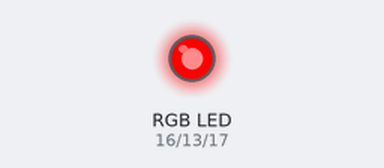
This sketch was run on a simulated Arduino Uno, built with avr-gcc and run on an emulated ATmega328P. Parts: an RGB LED mixed from three pins (HIGH = lit).

Above: at 0.5 s.
At 1.5 s:
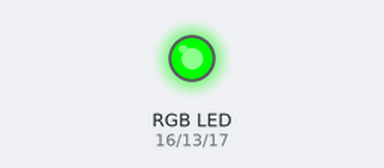
At 2.5 s:
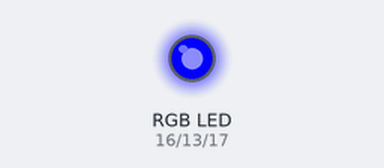
At 3.5 s:
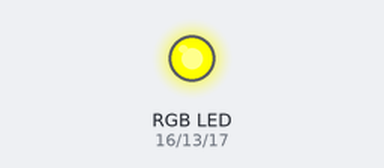
At 5.5 s:
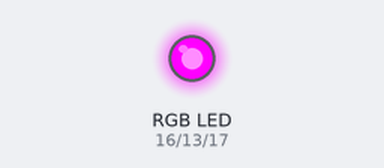
At 7.0 s:
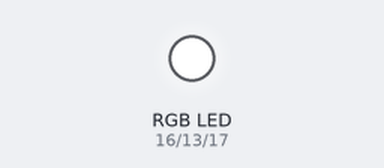
Timing chart, 0 to 10.4 s (numbered marks = the images above):
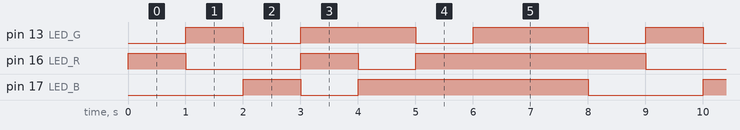

Measured:
- by itself, pin 13 (LED_G): repeats every 8.0 s: 2 × (LOW 1.0 s, HIGH 2.0 s), LOW 1.0 s, HIGH 1.0 s
- by itself, pin 16 (LED_R): repeats every 8.0 s: LOW 2.0 s, HIGH 1.0 s, LOW 1.0 s, HIGH 4.0 s
- by itself, pin 17 (LED_B): repeats every 8.0 s: LOW 1.0 s, HIGH 4.0 s, LOW 2.0 s, HIGH 1.0 s

The sketch:

Carte3AU_01.ino
```cpp
/*
  Code 01: Test LED RGB
*/

#define LED_R 16
#define LED_G 13
#define LED_B 17

// the setup function runs once when you press reset or power the board
void setup()
{
  pinMode(LED_R, OUTPUT);
  pinMode(LED_G, OUTPUT);
  pinMode(LED_B, OUTPUT);
  digitalWrite(LED_R, LOW); // turn the LED Red Off
  digitalWrite(LED_G, LOW); // turn the LED Green Off
  digitalWrite(LED_B, LOW); // turn the LED Blue Off
}

// the loop function runs over and over again forever
void loop()
{
  digitalWrite(LED_R, HIGH); // turn the LED Red On
  delay(1000);               // wait for a second
  digitalWrite(LED_R, LOW);  // turn the LED Red Off
  digitalWrite(LED_G, HIGH); // turn the LED Green On
  delay(1000);               // wait for a second
  digitalWrite(LED_G, LOW);  // turn the LED Green Off
  digitalWrite(LED_B, HIGH); // turn the LED Blue On
  delay(1000);               // wait for a second
  digitalWrite(LED_B, LOW);  // turn the LED Blue Off
  digitalWrite(LED_R, HIGH); // turn the LED Red On
  digitalWrite(LED_G, HIGH); // turn the LED Green On
  delay(1000);               // wait for a second
  digitalWrite(LED_R, LOW);  // turn the LED Red Off
  digitalWrite(LED_B, HIGH); // turn the LED Blue On
  delay(1000);               // wait for a second
  digitalWrite(LED_G, LOW);  // turn the LED Green Off
  digitalWrite(LED_R, HIGH); // turn the LED Red On
  delay(1000);               // wait for a second
  digitalWrite(LED_G, HIGH); // turn the LED Green On
  delay(2000);               // wait for two seconds
  digitalWrite(LED_R, LOW);  // turn the LED Red Off
  digitalWrite(LED_G, LOW);  // turn the LED Green Off
  digitalWrite(LED_B, LOW);  // turn the LED Blue Off
}
```
